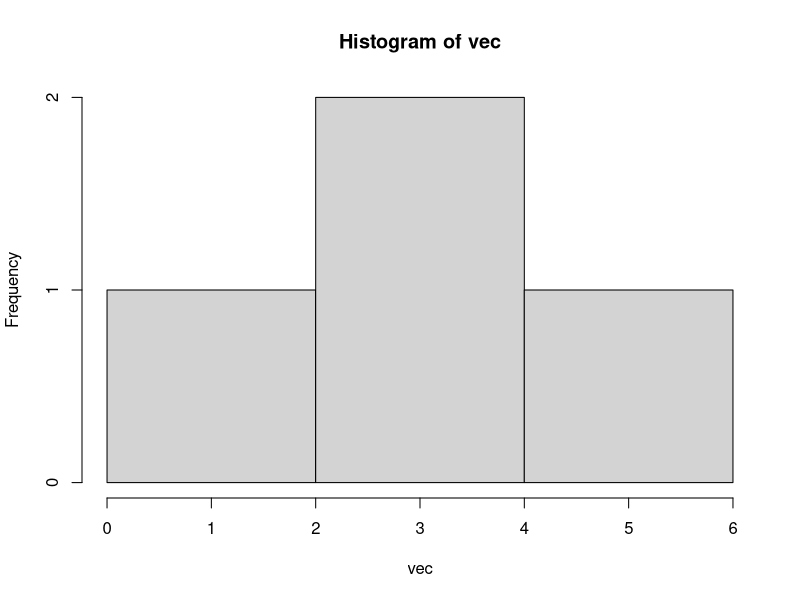
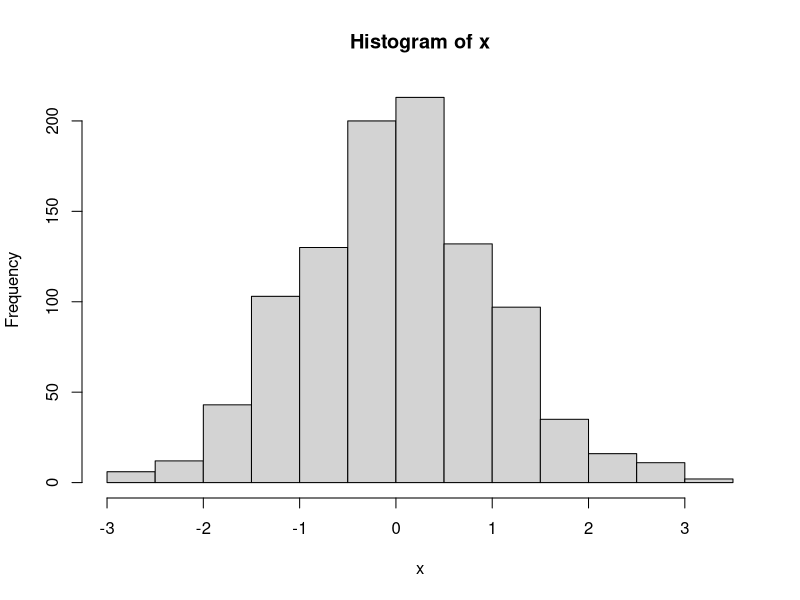
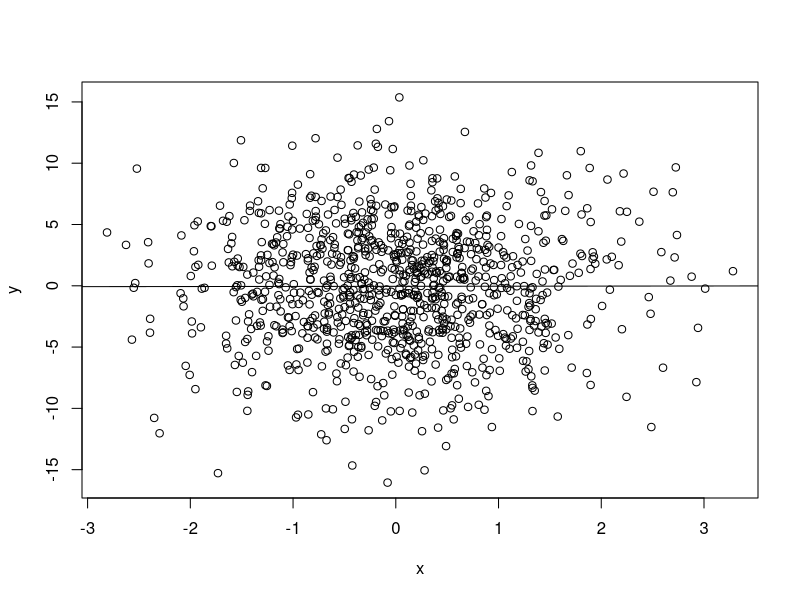

These charts were generated, in order, by the following R code:
# ---
# INTRODUCAO AO R - Aula 1
# ---


# ---
# Instrutor: 
#             
# Fernando Meireles  
# www.fmeireles.com
# ---


### CONVENCOES NO R

# Criar um novo objeto com o operador '<-'
x <- 1
y <- 2


# Mas perceba que, se nao colocarmos nada depois de '<-', o R retornara um erro
x <- 1


# Remove x e y da memoria (?rm para acessar a documentacao)
rm(x)


# Na nomeacao de objetos e' preciso evitar:
# - Nomes iguais ao de uma funcao: e.g. rm <- 1
# - Nomes que comecam por numero: 1x <- 1
# - Nomes que comecam com caracteres especiais: _a <- 1 ou .1 <- 1
# - Nomes com espaco: meu objeto <- 1
# - Tambem e' boa pratica nao usar letras maiusculas porque o R
# e' case sensitive.


### ESTILO

# Para manter a legibilidade do codigo, e' sempre bom usar espacos
# entre argumentos, objetos e parametros. Exemplo:

x<-1 # Ruim
x <- 1 # Bom

2*1+4+2 # Ruim
2 * 1 + 4 + 2 # Bom

x+x+sum(x,x,na.rm=TRUE) # Ruim
x + x + sum(x, x, na.rm = TRUE) # Bom


# Tambem e' bom usar _ para espacar nomes dos objetos
meuobjeto <- 1 # Ruim
meu_objeto <- 1 # Bom


# E evitar acentos e caracters especiais, mesmo nos comentarios (porque pode abrir de 
# forma errada em outros computadores):

ação <- 1 # Ruim
acao <- 1 # bom


# Por fim, uma boa pratica e' sempre pular uma linha entre codigos diferentes,
# do mesmo modo como este codigo esta organizado: cada bloco de codigo esta
# separado por dois espacos. Por exemplo:

x <- 2
y <- 3

print("Exemplo de texto nao relacionado com x e y.")


### TIPOS

# O R tem dois tipos basicos de objetos principais:
# - numeric, para armazenar numeros; e
# - character, para armazenar caracteres e strings.


## O tipo numeric

# Podemos criar um vetor numerico de um a 100
vec <- 1:100


# Podemos criar vetores com casas decimais:
vec <- c(0.1, 3.5, 2.556, 5.1)


# E, com um vetor criado, podemos acessar apenas um ou mais elementos dele com []:
vec[1] # acessa o primeiro elemento do vetor 'vec'
vec[3] # acessa o segundo elemento do vetor 'vec'
vec[1] + vec[3] # soma o primeiro e o segundo elementos de 'vec'


# E usamos a funcao is.numeric() para verificarmos se um objeto
# e' numeric:
is.numeric("texto")

# A funcao retorna TRUE, que e' um outro tipo basico que nao vamos abordar
# agora. Basicamente, TRUE equivale a verdadeiro (o R testa uma afirmacao)
# e FALSE para negativo. 


# ---
# EXERCICIOS I
# ---


# Com objetos numericos, podemos fazer qualquer operacao matematica ou estatistica.
# Podemos calcular a media do vetor:
mean(vec)


# Podemos calcular o desvio
sd(vec)


# podemos calcular o maximo e o minimo
max(vec)
min(vec)


# E com tudo isso podemos documentar as estatisticas descritivas de uma
# variavel (algo comuns em artigos que usam dados quantitativos):
media <- mean(vec)
desvio <- sd(vec)
maximo <- max(vec)
minimo <- min(vec)

x <- c(media, desvio, maximo, minimo)
x


# O R tambem tem uma funcao que gera uma serie de estatisticas descritivas
# de uma variavel: a funcao summary
summary(vec)


# E tambem uma funcao, hist, que nos permite visualizar uma distribuicao
# (mais informacoes no arquivo histogramas.R):
hist(vec)


# O R tambem tem uma serie de funcoes para calcular outras coisas, como
# uma correlacao de Pearson:

cor(vec, vec) # como da pra ver, a correlacao entre vec e vec e' perfeita


# Tambem podemos gerar vetores numericos aleatorios de acordo com uma distribuicao.
# A funcao rnorm, por exemplo, cria uma distribuicao normal:

x <- rnorm(1000, mean = 0, sd = 1) # Cria um vetor numerico com 1000 elementos, media 0 e sd 1

mean(x)
sd(x)


# Podemos visualizar esta distribuicao com
hist(x)


# Criamos outra distribuicao
y <- rnorm(1000, mean = 0, sd = 5) # Cria um vetor numerico com 1000 elementos, media 0 e sd 5


# Calcula a correlacao de Pearson entre as duas
cor(x, y)


# Podemos, por fim, rodar uma regressao linear, para ver se a variacao em x explica
# a variacao em y

lm(y ~ x) # o simbolo ~ significa formula, onde tudo que vem apos ele e' variavel explicativa


# Podemos obter um resumo mais completo dos resultados com a funcao summary
modelo <- lm(y ~ x)
summary(modelo)


# Isto feito, podemos usar a funcao plot para plotar x e y com a linha da regressao
# (mais informacoes sobre scatterplot no arquivo scatterplots.R)
plot(x, y)
abline(modelo)


## O tipo character

# O R tambem possui um outro tipo basico util para analises: o character.
# Basicamente, ele serve para armazenar caracteres e strings. Exemplo:
x <- "exemplo"
x


# Da mesma forma que com informacoes do tipo numeric, podemos criar vetores com
# strings:
x <- c("Meu", "exemplo", "de", "vetor")
x


# E, se quisermos, podemos unir todos os elementos de um vetor de caracteres
# com a funcao paste:
paste(x, collapse = " ")

x <- paste(x) # paste(x) sobrescreve o conteudo anterior de x
x


# Com a funcao is.character, e' possivel testar se um objeto e' character:
is.character(x)


# Mas a principal utilidade estatistica deste tipo e' usalo como variaveis categoricas.
# Por exemplo, podemos ter uma varivavel que indica o partido de alguns candidatos/as:
filiacao <- c("PT", "PMDB", "PT", "PFL", "PSDB", "PSDB", "PMDB")
filiacao


# Neste caso, vemos que o elemento um do vetor e' do PT, o segundo do PMDB e assim por diante.
# Podemos contar quantos partidos diferentes tem filiados com a funcao unique:
unique(filiacao)


# Também podemos salvar o output da funcao unique como um novo vetor:
partidos_unicos <- unique(filiacao)
partidos_unicos[1] # acessa o conteudo do primeiro elemento do novo vetor


# E podemos criar uma tabela de frequencia por meio da funcao table:
table(filiacao)


# Tambem podemos alterar alguma informacao dentro do vetor (mudar a sigla do partido, por exemplo):
filiacao[filiacao == "PFL"] <- "DEM"


# E vemos o resultado com unique:
unique(filiacao)


# Ou com table:
table(filiacao)


# Normalmente, characters sao mais versateis em analises de texto (que nao abordaremos neste curso),
# e em data.frames, que veremos adiante.


# É importante notar que o R permite criar vetores com diferentes classes 
# (numeric, integer [numeros inteiros], logical, character, complex). Exemplo:

a <- c(2, "Texto")   ## R converte tudo para character
a

a <- c(TRUE, 3)    ## R converte tudo para numeric (TRUE vira 1, FALSE vira 0)
a

a <- c("Texto", TRUE)  ## R converte tudo para character
a

a <- c(1.3, 2) ## R converte tudo para numeric, que sao numeros com casas decimais
a


# Para saber qual e' a classe de um objeto, use a funcao class():
a <- c("Texto")
class(a) # character

a <- c(1.2, 2, 3.1)
class(a) # numeric

a <- c(T, F)
class(a) # logical


# Podemos usar algumas funcoes para forcar a conversao de uma classe a outra.
# (O que e' util quando queremos transformar alguma variavel):

as.numeric(TRUE) # Transforma TRUE (que e' logical) para numeric
as.character(1.2) # Transforma 1.2 em character


# Mas isso nem sempre funciona. Se tentarmos converter texto para numeros, por
# exemplo, o R nao sabera o que fazer (a operacao nao faz sentido) e retornara
# um aviso.
as.numeric("Meu texto")


# O resultado e' NA, que e' o missing do R (geralmente em bases de dados, missing
# e' 99, 999 ou algo do tipo). Note-se, também, que NA nao e' nem character, nem
# numeric e nem logical: NA e' uma classe propria.

is.numeric(NA) # NA nao e' numerico
is.character(NA) # NA nao e' texto
is.na(NA) # NA e' NA, so' isso


# A maioria das funcoes de analise de dados do R, como a de regressao linar (lm),
# por padrao descartam observacoes com NA antes de rodar um modelo.


# Mas, as vezes, queremos transformar os missings que temos numa base em outra
# coisa. Nestes casos, podemos fazer algo como (veremos como fazer isso de 
# forma mais facil adiante):
x <- c(NA, 1, 4, 6)
ifelse(is.na(x), 10, x)


# Como da' pra ver, usamos a funcao ifelse, que testa se a uma condicao (se algum
# dos elementos de x e' NA, no caso) e transforma os valores que atendem essa condicao.
# No caso, mudamos os NA para 10.


# ---
# EXERCICIOS II
# ---


# Por fim, podemos reunir tudo o que aprendemos para trabalhar com bancos de dados.
# Para isto, nao e' necessario muita coisa: usamos vetores, que em bancos sao variaveis,
# e sabemos acessar cada um de seus elementos, as linhas. Combinamos isso da seguinte forma:

var1 <- 1:10
var2 <- 10:1

banco <- data.frame(var1 = var1, var2 = var2)


# O codigo acima, deste modo, criara' um data.frame (o nome pomposo para bancos de
# dados no R). Podemos visualizar seu conteudo como um objeto normal.
banco


# Ou usar a funcao View() para abri-lo como uma planilha:

View(banco) # Basta passar o nome do banco que queremos visualizar


# Podemos acessar variaveis de um banco como acessamos elementos de um vetor.
# A unica diferenca e' que, como bancos sao bidimensionais (variaveis e linhas),
# teremos que usar dois indexadores. O codigo abaixo, por exemplo, acessa a primeira
# observacao da segunda variavel do banco.
banco[1, 2]


# Outros exemplos:

banco[1, 1] # Primeira observacao da primeira coluna

banco[10, 1] # Decima observacao da primeira coluna

banco[3, 2] # Terceira observacao da segunda coluna

banco[1, ] # Primeira observacao de todas as colunas (basta deixar em branco o espaco depois da virgula)

banco[, 1] # Todas as observacoes da primeira coluna


# Outra vantagem do data.frame e' que, com ele, ganhamos um novo operador:
# o cifrão. Com ele, basta digitar o nome do banco, adicionar $, e digitar
# o nome da variavel para acessa'-la. Por exemplo:
banco$var1

# Ou
banco$var2


# (Note que o RStudio ja' completa o nome da variavel). Podemos, com isso,
# acessar elementos especificos de uma variavel:

banco$var1[1] # Primeiro elemento da variavel var1

banco$var1[c(1, 3, 5)] # Primeiro, terceiro e quinto elementos de var1


# Podemos tambem modificar uma variavel inteira. Por exemplo, vamos 
# adicionar um a todos os elementos de var1:

banco$var1 # Variavel com seus valores originais

banco$var1 <- banco$var1 + 1 # Adicionamos um a todos os valores


banco$var1 # Os valores foram alterados


# Usando esta ideia, podemos fazer transformacoes de variaveis que sao uteis
# numa analise. Por exemplo, podemos aplicar o log numa variavel:

banco$var2 <- log(banco$var2) # Tranforma var2 em logaritimo
banco$var2


# E, por fim, usando o mesmo cifrão ($), podemos criar diretamente uma variavel:

banco$var3 <- banco$var1 + banco$var2 # Cria var3, que e' igual a soma das variaveis var1 e var2


# Na proxima aula, veremos detalhadamente como trabalhar com banco de dados, e isto
# de uma forma muito mais simples e potente. Por enquanto, tente praticar o que foi
# visto. Caso precise, nao exite de voltar neste codigo, repetir e adaptar os exemplos.

